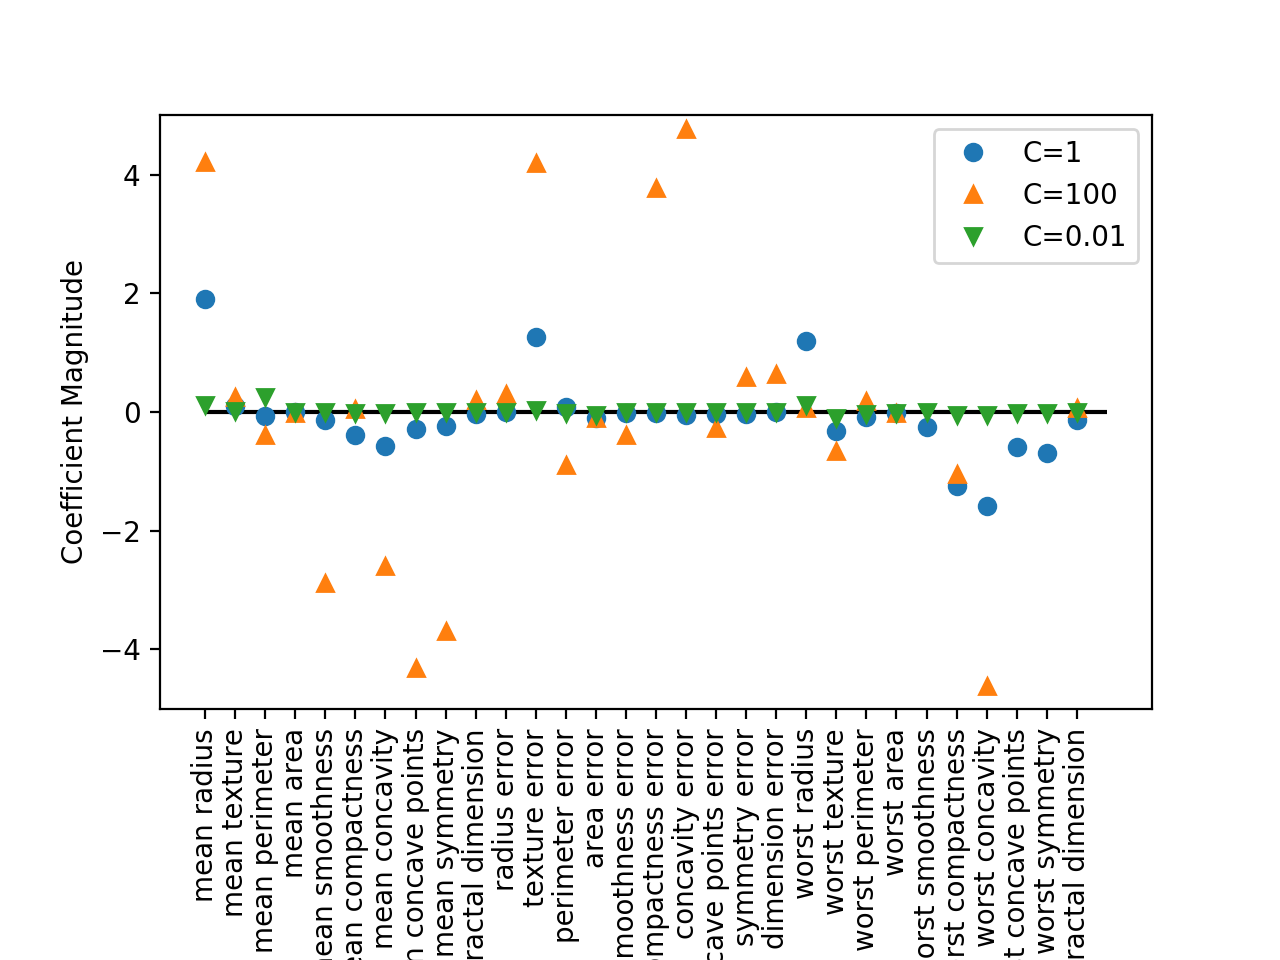

Recreate this plot in Python.
from sklearn.datasets import load_breast_cancer
from sklearn.linear_model import LogisticRegression
from sklearn.model_selection import train_test_split
import matplotlib.pyplot as plt

cancer = load_breast_cancer()

x_train, x_test, y_train, y_test = train_test_split(cancer.data, cancer.target, stratify=cancer.target, random_state=42)

lr = LogisticRegression()
lr.fit(x_train, y_train)

print('Accuracy on training subset: {:.3f}'.format(lr.score(x_train, y_train)))
print('Accuracy on test subset: {:.3f}'.format(lr.score(x_test, y_test)))

lr100 = LogisticRegression(C=100)
lr100.fit(x_train, y_train)
print('Accuracy on training subset: {:.3f}'.format(lr100.score(x_train, y_train)))
print('Accuracy on test subset: {:.3f}'.format(lr100.score(x_test, y_test)))

lr001 = LogisticRegression(C=0.01)
lr001.fit(x_train, y_train)
print('Accuracy on training subset: {:.3f}'.format(lr001.score(x_train, y_train)))
print('Accuracy on test subset: {:.3f}'.format(lr001.score(x_test, y_test)))

plt.plot(lr.coef_.T, 'o', label='C=1')
plt.plot(lr100.coef_.T, '^', label='C=100')
plt.plot(lr001.coef_.T, 'v', label='C=0.01')
plt.xticks(range(cancer.data.shape[1]), cancer.feature_names, rotation=90)
plt.hlines(0, 0, cancer.data.shape[1])
plt.ylim(-5, 5)
plt.xlabel('Coefficient Index')
plt.ylabel('Coefficient Magnitude')
plt.legend()
plt.show()
